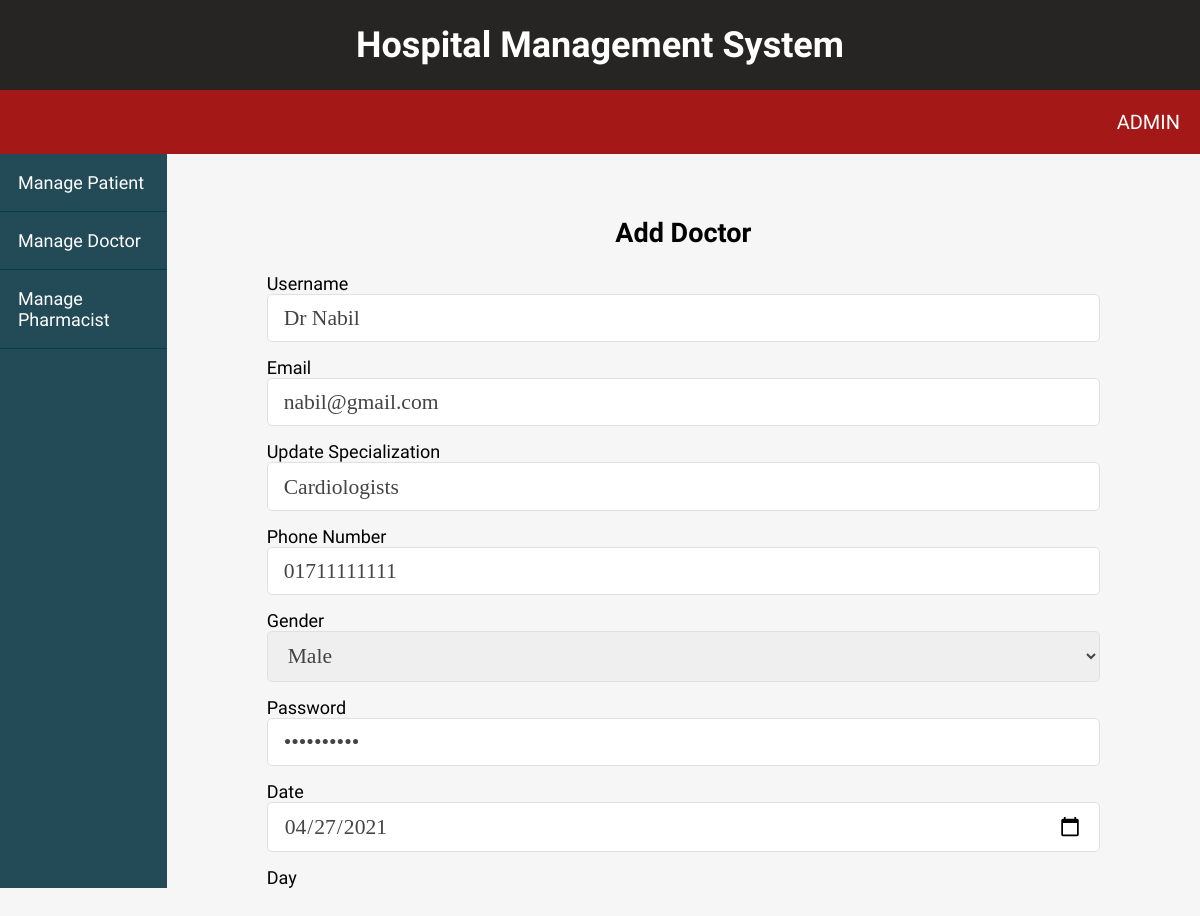
Screenshot of /admin/doctors/update.php?editid=22 (signed in) with the database file from the repository.
### tables this page shows
CREATE TABLE `doctors` (
  `id` int(11) NOT NULL,
  `username` varchar(255) NOT NULL,
  `email` varchar(255) NOT NULL,
  `password` varchar(255) NOT NULL,
  `specialization` varchar(255) NOT NULL,
  `fees` text NOT NULL,
  `phone` varchar(255) NOT NULL,
  `gender` varchar(255) NOT NULL,
  `date` varchar(255) NOT NULL,
  `day` varchar(255) NOT NULL,
  `stime` varchar(255) NOT NULL,
  `etime` varchar(255) NOT NULL,
  `status` varchar(255) NOT NULL
);

### controls/Database.php (called while the page is built, shortened)
<?php
    class Database{
        private $host = 'localhost';
        private $user = 'root';
        private $password = '';
        private $dbname = 'hms';
        public $connection;
        public function __construct()
        {
            $this->connection = new mysqli($this->host,$this->user,$this->password,$this->dbname);
            if($this->connection->connect_error)
            {
                echo "Connection failed";
            }
            else{
                return $this->connection;
            }
        }
        public function displayRecordById($editid,$table)
        {
            $sql = "SELECT * FROM $table WHERE id ='$editid'";
            $result = $this->connection->query($sql);
            if($result->num_rows==1){
                $row = $result->fetch_assoc();
                return $row;
            }
        }
    }
?>

### admin/doctors/update.php (the view, shortened to what this page needs)
<?php include "../../controls/Database.php" ?>
<?php
$db = new Database();
?>
<!DOCTYPE html>
<html lang="en">
  <head>
    <link rel="stylesheet" href="../../css/admin-nav.css" />
    <link rel="stylesheet" href="../../css/admin.css" />
  </head>
  <body>
    <header class="header-area">
      <div class="title">
        <h1>Hospital Management System</h1>
      </div>
      <div class="navigation">
        <nav class="menu">
          <ul>
            <li>
              <a href="#"><?php echo $_SESSION['username'];?></a>
            </li>
          </ul>
        </nav>
      </div>
    </header>
    <div class="admin-wrapper">
      <div class="left-sidebar">
        <ul>
          <li><a href="../users/index.php">Manage Patient</a></li>
          <li><a href="index.php">Manage Doctor</a></li>
          <li><a href="../pharmacist/index.php">Manage Pharmacist</a></li>
        </ul>
      </div>
      <div class="admin-content">
        <div class="content">
          <h2 class="page-title">Add Doctor</h2>
          <?php
            $editid = $_REQUEST['editid'];
            $myrecord = $db->displayRecordById($editid,"doctors");
          ?>
          <form action="update.php" method="post">
            <div>
              <label>Username</label>
              <input type="text" name="username" value="<?php echo $myrecord['username']; ?>"  class="text-input" />
            </div>
            <div>
              <label>Email</label>
              <input type="email" name="email" value="<?php echo $myrecord['email']; ?>" class="text-input" readonly/>
            </div>
            <div>
              <label>Update Specialization</label>
              <input type="text" name="DoctorSpecialization" class="text-input" value="<?php echo $myrecord['specialization']; ?>">
            </div>
            <div>
              <label>Phone Number</label>
              <input type="text" name="phone" value="<?php echo $myrecord['phone']; ?>" class="text-input" />
            </div>
            <div>
              <label>Gender</label>
              <select name="gender" class="text-input">
                <option value="Male"
                <?php
                  if($myrecord['gender']=="Male")
                  {
                    echo "selected";
                  }
                ?>
                >Male</option>
              </select>
            </div>
            <div>
              <label>Password</label>
              <input type="password" name="password" value="<?php echo $myrecord['password']; ?>" class="text-input" />
            </div>
            <div>
              <label>Date</label>
              <input type="date" name="date" class="text-input" value="<?php echo $myrecord['date']; ?>"/>
            </div>
            <div>
              <label>Day</label>
            </div>
          </form>
        </div>
      </div>
    </div>
  </body>
</html>

### css/admin-nav.css (style rules this page uses)
* { box-sizing: border-box; }
body { margin: 0; padding: 0; font-size: 18px; font-family: "B612", sans-serif; }
.title { text-align: center; background-color: rgb(39, 36, 36); overflow: hidden; color: #fff; }
.navigation { background-color: rgb(165, 24, 24); }
.menu ul { margin: 0; padding: 0; list-style: none; }
.menu ul li { float: right; position: relative; }
.menu ul:after { content: ""; display: block; clear: both; }
.menu ul li a { color: white; text-decoration: none; padding: 20px 20px; display: block; font-size: 20px; text-transform: uppercase; }

### css/admin.css (style rules this page uses)
* { box-sizing: border-box; }
html, body { height: 100%; padding: 0px; margin: 0px; background: #f6f6f6; font-family: "B612", sans-serif; }
a { text-decoration: none; color: #fff; }
.text-input { padding: 0.7rem 1rem; display: block; width: 100%; border-radius: 5px; border: 1px solid #e0e0e0; outline: none; color: #444; line-height: 1.5rem; font-size: 1.2em; font-family: "Lora", serif; }
header { background: #01474a; }
.admin-wrapper { display: flex; height: calc(100% - 66px); }
.admin-wrapper .left-sidebar { flex: 2; height: 100%; background: #234a57; }
.admin-wrapper .left-sidebar ul { list-style: none; margin: 0px; padding: 0px; color: aliceblue; }
.admin-wrapper .left-sidebar ul li a { padding: 18px; display: block; border-bottom: 1px solid #004044; }
.admin-wrapper .admin-content { flex: 10; height: 100%; padding: 40px 100px 100px; overflow-y: scroll; }
.admin-content .page-title { text-align: center; margin-bottom: 1.5rem; }
form div { margin-bottom: 15px; }

### rows the page displays
doctors: username "Dr Nabil", email "nabil@gmail.com", DoctorSpecialization "Cardiologists", phone "01711111111", gender "Male", date "04/27/2021"

### other values shown
$_SESSION['username'] "ADMIN"
